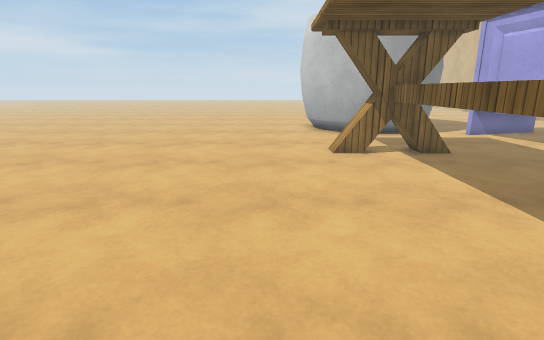
[1] (above)

19 first-person views from a walk through a 3-D level made in the Unity game engine. The camera is 1.2 m above the floor, tilts 14° down and sees 80° across. The floor is counted in squares, 0.5 m on a side. Each view is taken from the middle of a square. On the plan, view 1 faces up. The plan holds only what a view shows up to about 20 squares ahead; the rest is blank. The place goes on beyond the plan. Some surface patterns are stand-ins.

[2]
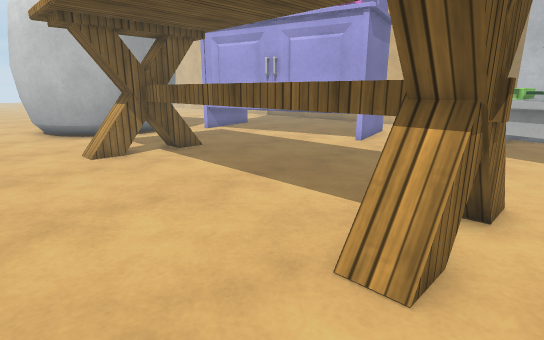

[3]
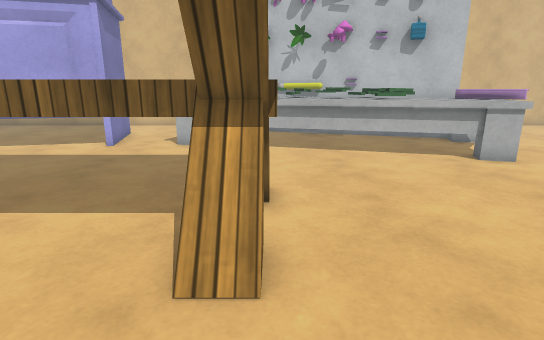

[4]
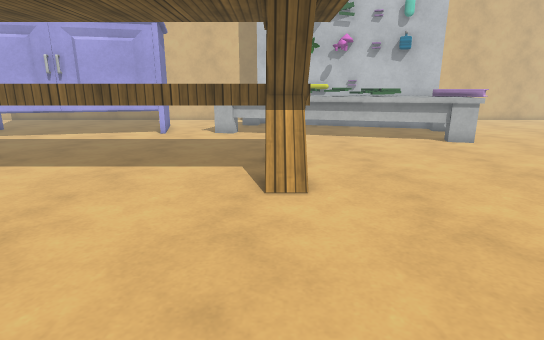

[5]
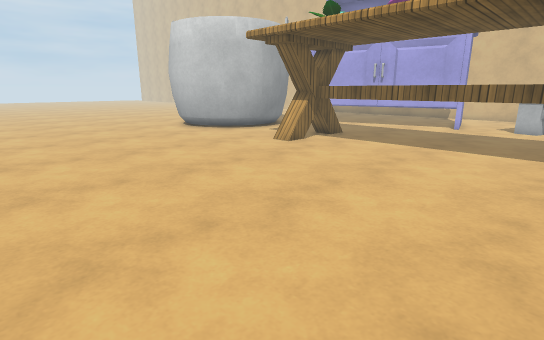

[6]
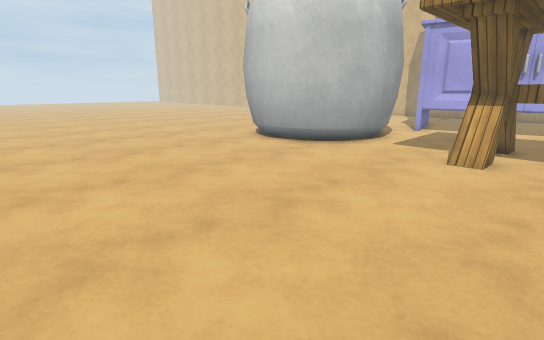

[7]
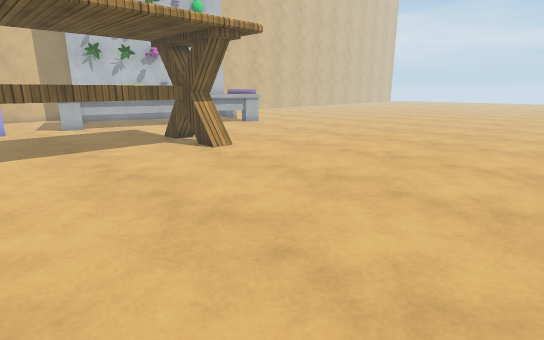

[8]
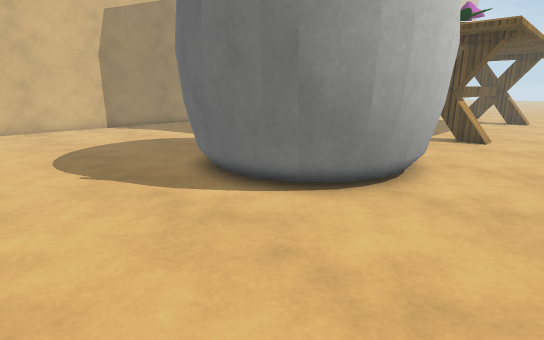

[9]
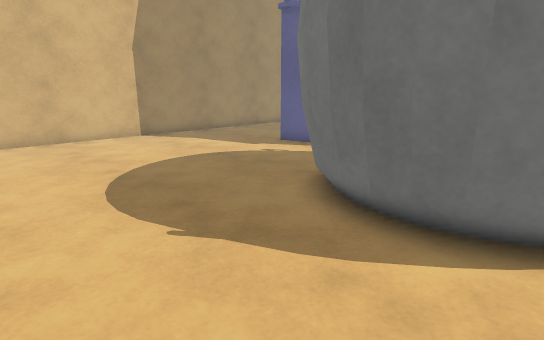

[10]
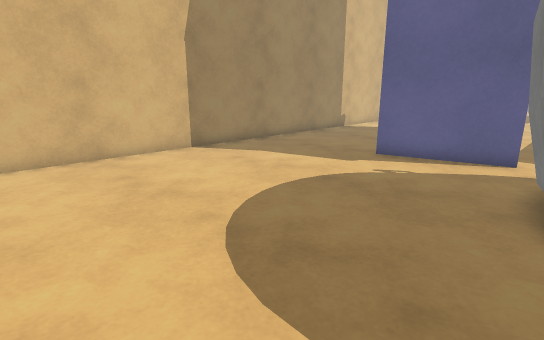

[11]
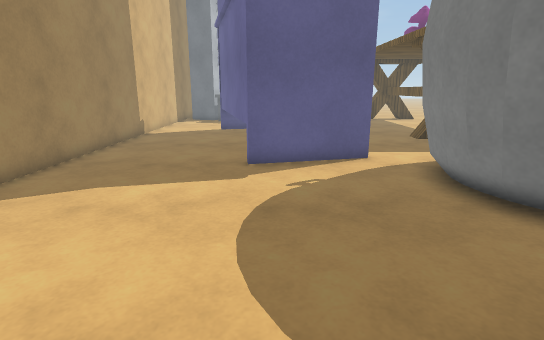

[12]
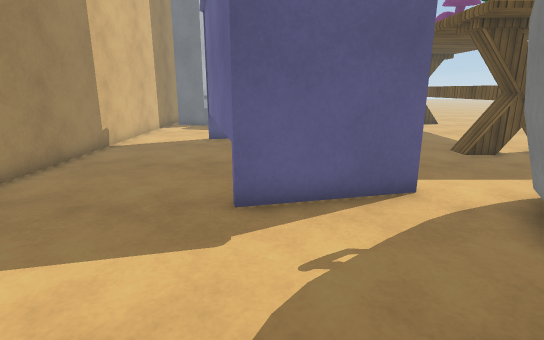

[13]
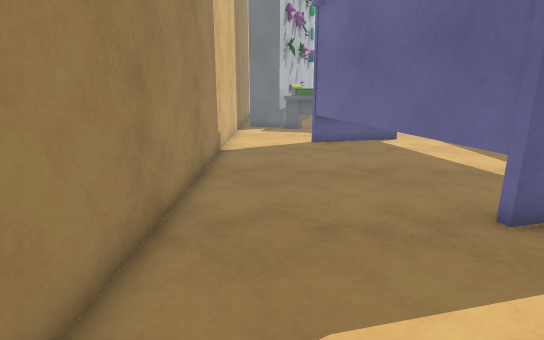

[14]
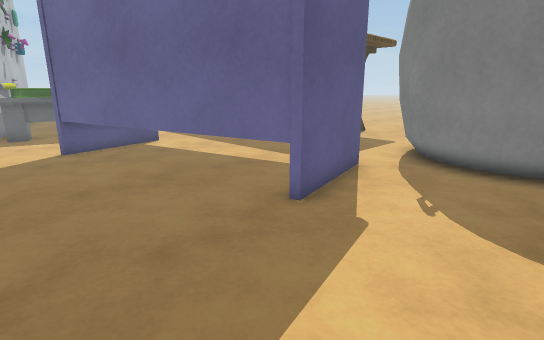

[15]
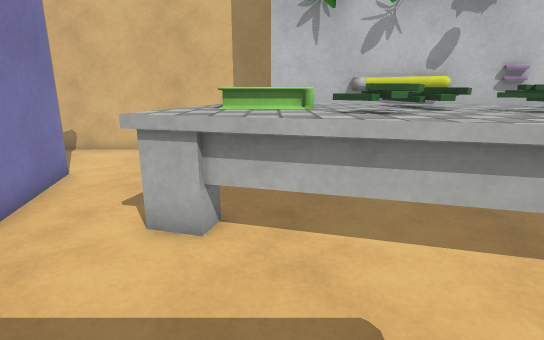

[16]
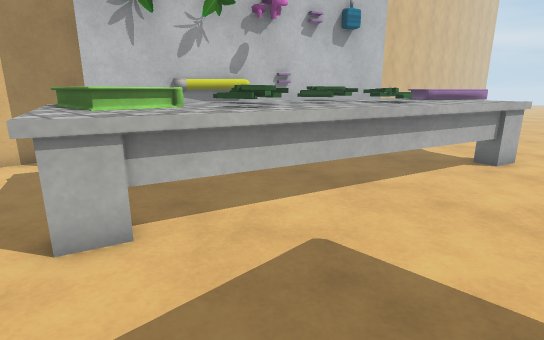

[17]
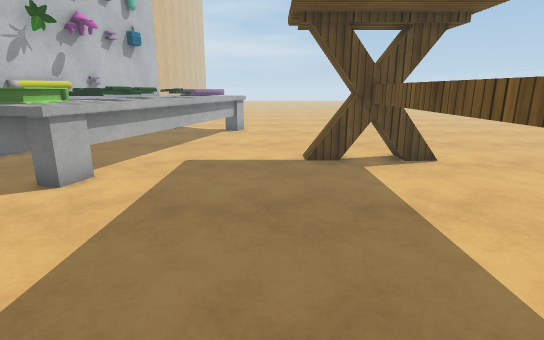

[18]
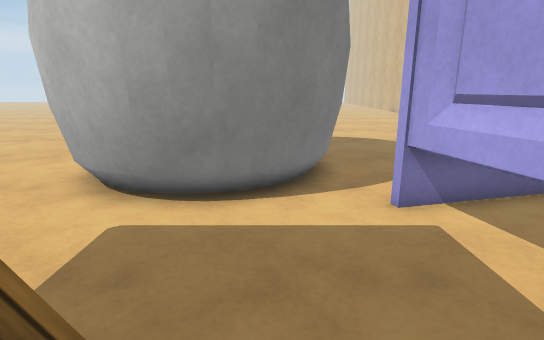

[19]
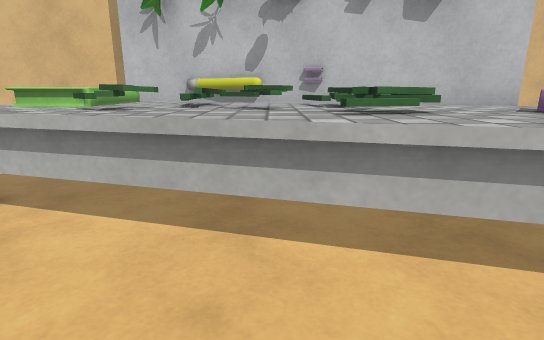

### Floor plan
Key: @ floor where view 1 was taken; # wall or solid block; . main floor; : floor 0.25 m higher than the main floor; B books; O other object.
Columns run from 9 left of view 1 to 21 right of it. Each row starts with its distance up from view 1.
 30   .......  ................
 29   ............................#
 28   ............................#
 27  .............................#
 26  .............................#
 25  ............OOOOO............#
 24  ...........OO:::OO...........#
 23  ..........OO:   :OO..........#
 22  ..........O:     :O..........#
 21  ..........O:     :O..........#
 20 ...........OO:    OO..........#
 19 ...........OO:: ::OO....O.....#
 18 ............OOOOOOO.OOOOO.....#
 17 .............OOOOO..O   O.....#
 16 ....................O   O.....#
 15 ....................O   OO....#
 14 ....................OO   O....#
 13 ............OOOO.....O   O....#
 12 ............OOOO.....O   O....#
 11 .............OO......OO  OO...#
 10 .............OO......OO   O...#
  9 .............OO.......OOOOO...#
  8 .............OO.......OOO.....#
  7 .............OO...............#
  6 .............OO...............#
  5 .............OO.......OOOO....#
  4 .............OO.......OOBBBO..#
  3 .............OO.......OOB BO###
  2 ............OOOO.....OOOBBB## #
  1  ...........OOOO.....OOOOOO
  0  ........@...........OOOOO #
 -1  ...................OOOOOO #
 -2  ...................OOOOOOO
 -3  ...................OOOOOOO
 -4  ...................OOOOOO#
 -5  ..................OOOOOO##
 -6  ..................OOOOOO#

Where each view was taken, in squares from view 1:
view 1: 0 up, 0 right, facing up
view 2: 0 up, 1 left, facing up-right
view 3: 1 up, 1 left, facing right
view 4: 2 up, 5 left, facing right
view 5: 2 up, 9 left, facing up-right
view 6: 10 up, 9 left, facing up-right
view 7: 10 up, 9 left, facing down-right
view 8: 30 up, 1 left, facing down-right
view 9: 30 up, 4 right, facing down-right
view 10: 30 up, 9 right, facing down-right
view 11: 29 up, 14 right, facing down
view 12: 25 up, 14 right, facing down
view 13: 24 up, 19 right, facing down
view 14: 23 up, 20 right, facing down-left
view 15: 3 up, 8 right, facing right
view 16: 6 up, 8 right, facing down-right
view 17: 13 up, 8 right, facing down
view 18: 11 up, 8 right, facing up
view 19: 2 down, 7 right, facing right
